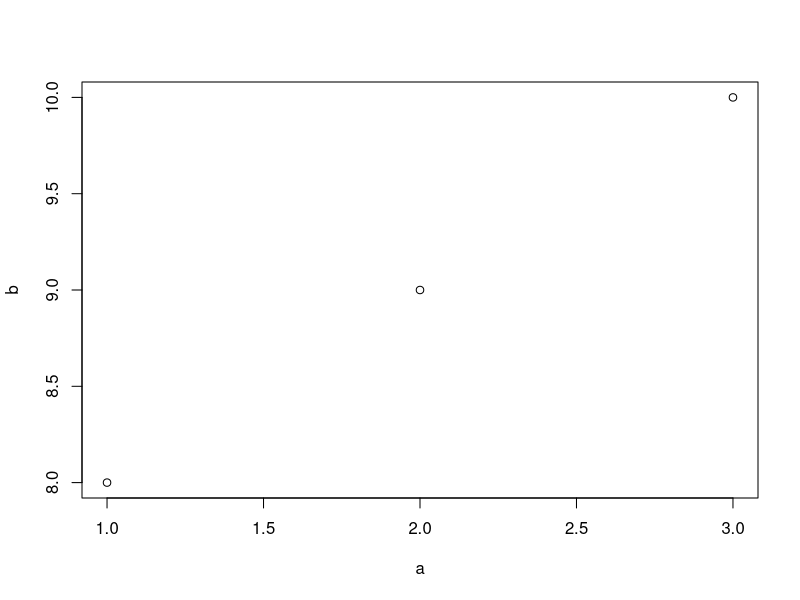

This figure's R source:
## ---- chunk 1
knitr::opts_chunk$set(echo = TRUE)
## ---- chunk 2
a <- c(1,2,3)
b <- c(8,9,10)
plot(a,b)

